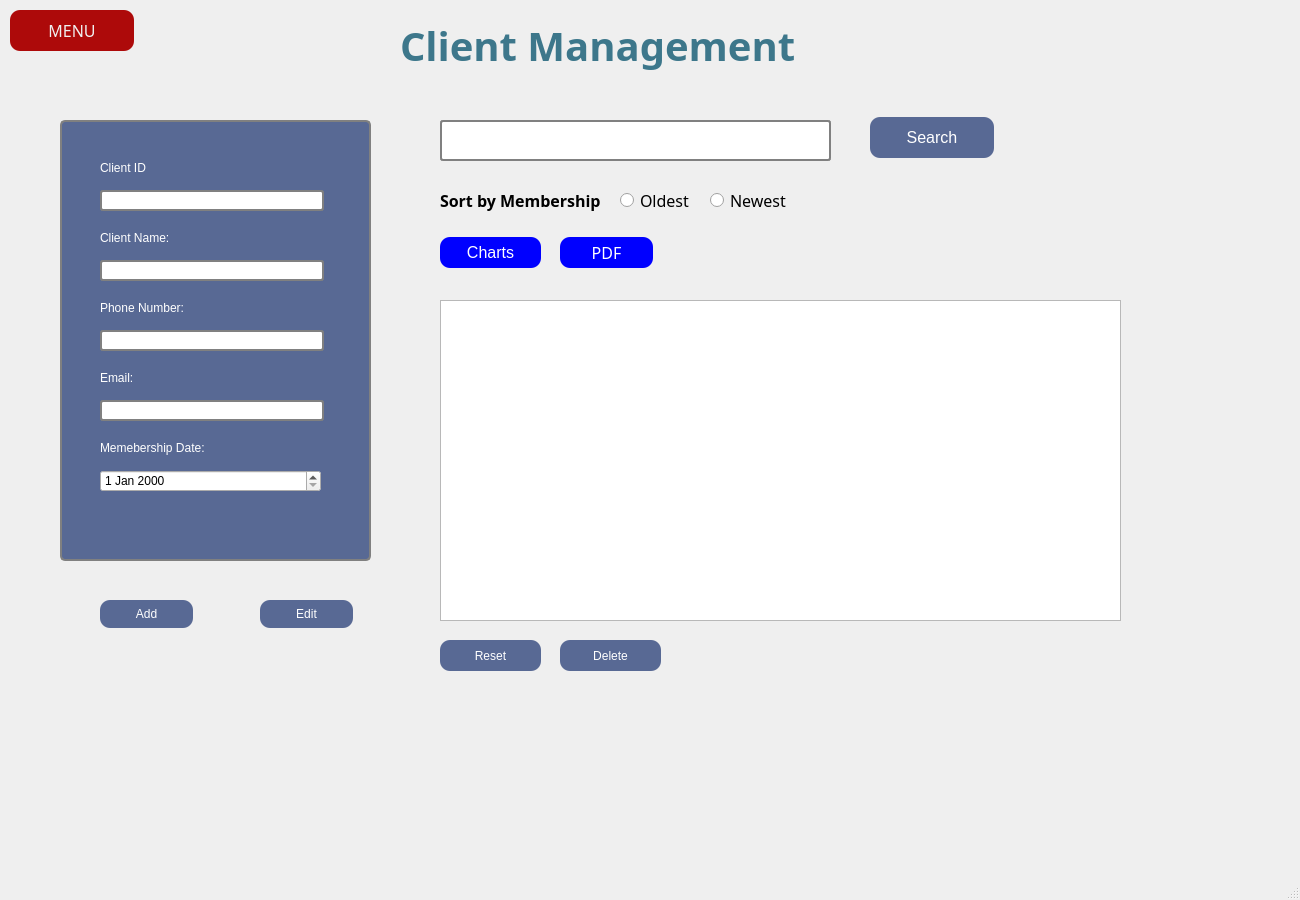
<?xml version="1.0" encoding="UTF-8"?>
<ui version="4.0">
 <class>ClientManagement</class>
 <widget class="QMainWindow" name="ClientManagement">
  <property name="geometry">
   <rect>
    <x>0</x>
    <y>0</y>
    <width>1300</width>
    <height>900</height>
   </rect>
  </property>
  <property name="windowTitle">
   <string>ClientManagement</string>
  </property>
  <widget class="QWidget" name="centralwidget">
   <widget class="QLabel" name="label_8">
    <property name="geometry">
     <rect>
      <x>440</x>
      <y>190</y>
      <width>161</width>
      <height>21</height>
     </rect>
    </property>
    <property name="font">
     <font>
      <family>Gill Sans MT</family>
      <pointsize>12</pointsize>
      <weight>75</weight>
      <bold>true</bold>
     </font>
    </property>
    <property name="text">
     <string>Sort by Membership:</string>
    </property>
   </widget>
   <widget class="QLineEdit" name="client_search">
    <property name="geometry">
     <rect>
      <x>440</x>
      <y>120</y>
      <width>391</width>
      <height>41</height>
     </rect>
    </property>
    <property name="styleSheet">
     <string notr="true">QLineEdit{
    background-color: white;
    color: white;
    border: 1px solid gray;
    padding: 5px 10px;
    border-radius: 3px;
  border: 2px solid gray;
}</string>
    </property>
   </widget>
   <widget class="QPushButton" name="pushButton_8">
    <property name="geometry">
     <rect>
      <x>100</x>
      <y>600</y>
      <width>93</width>
      <height>28</height>
     </rect>
    </property>
    <property name="styleSheet">
     <string notr="true">QPushButton {
	font: 10pt &quot;MS Shell Dlg 2&quot;;
    border-radius: 50%;
background-color:#586994;
color:white;
 border-width: 0px;
  border-radius: 10px;
}</string>
    </property>
    <property name="text">
     <string>Add</string>
    </property>
   </widget>
   <widget class="QPushButton" name="pushButton_6">
    <property name="geometry">
     <rect>
      <x>440</x>
      <y>237</y>
      <width>101</width>
      <height>31</height>
     </rect>
    </property>
    <property name="font">
     <font>
      <family>MS Shell Dlg 2</family>
      <pointsize>12</pointsize>
      <weight>50</weight>
      <italic>false</italic>
      <bold>false</bold>
     </font>
    </property>
    <property name="styleSheet">
     <string notr="true">QPushButton {
    font: 12pt &quot;MS Shell Dlg 2&quot;;
    background-color: blue; 
    color: white;
    border: none;
    border-radius: 10px;
}
</string>
    </property>
    <property name="text">
     <string>Charts</string>
    </property>
   </widget>
   <widget class="QTableView" name="tableView">
    <property name="geometry">
     <rect>
      <x>440</x>
      <y>300</y>
      <width>681</width>
      <height>321</height>
     </rect>
    </property>
   </widget>
   <widget class="QGroupBox" name="groupBox">
    <property name="geometry">
     <rect>
      <x>60</x>
      <y>110</y>
      <width>311</width>
      <height>451</height>
     </rect>
    </property>
    <property name="font">
     <font>
      <family>Gill Sans MT</family>
      <pointsize>18</pointsize>
     </font>
    </property>
    <property name="styleSheet">
     <string notr="true">QGroupBox {
    border: 2px solid gray;
    border-radius: 5px;
    margin-top: 10px;
background-color:#586994;
}

QGroupBox::title {
    subcontrol-origin: margin;
    subcontrol-position: top center;
    padding: 0 3px;
    font: 63 10pt &quot;Segoe UI Semibold&quot;;
    color :black;
}
QLineEdit{
    background-color: white;
    color: white;
    border: 1px solid gray;
    padding: 5px 10px;
    border-radius: 3px;
  border: 2px solid gray;
}
QPushButton:hover {
    background-color: #45a049;
}
</string>
    </property>
    <property name="title">
     <string/>
    </property>
    <widget class="QLabel" name="label">
     <property name="geometry">
      <rect>
       <x>40</x>
       <y>50</y>
       <width>131</width>
       <height>16</height>
      </rect>
     </property>
     <property name="styleSheet">
      <string notr="true">QLabel{
font: 63 12pt &quot;Gill sans MT&quot;;
color :white;
}</string>
     </property>
     <property name="text">
      <string>Client ID</string>
     </property>
    </widget>
    <widget class="QLineEdit" name="client_id">
     <property name="geometry">
      <rect>
       <x>40</x>
       <y>80</y>
       <width>224</width>
       <height>21</height>
      </rect>
     </property>
    </widget>
    <widget class="QLabel" name="label_3">
     <property name="geometry">
      <rect>
       <x>40</x>
       <y>120</y>
       <width>131</width>
       <height>16</height>
      </rect>
     </property>
     <property name="styleSheet">
      <string notr="true">QLabel{
font: 63 12pt &quot;Gill sans MT&quot;;
color :white;
}</string>
     </property>
     <property name="text">
      <string>Client Name:</string>
     </property>
    </widget>
    <widget class="QLineEdit" name="client_name">
     <property name="geometry">
      <rect>
       <x>40</x>
       <y>150</y>
       <width>224</width>
       <height>21</height>
      </rect>
     </property>
    </widget>
    <widget class="QLineEdit" name="client_pn">
     <property name="geometry">
      <rect>
       <x>40</x>
       <y>220</y>
       <width>224</width>
       <height>21</height>
      </rect>
     </property>
     <property name="styleSheet">
      <string notr="true"/>
     </property>
    </widget>
    <widget class="QLabel" name="label_5">
     <property name="geometry">
      <rect>
       <x>40</x>
       <y>260</y>
       <width>131</width>
       <height>16</height>
      </rect>
     </property>
     <property name="styleSheet">
      <string notr="true">QLabel{
font: 63 12pt &quot;Gill sans MT&quot;;
color :white;
}</string>
     </property>
     <property name="text">
      <string>Email:</string>
     </property>
    </widget>
    <widget class="QLabel" name="label_6">
     <property name="geometry">
      <rect>
       <x>40</x>
       <y>190</y>
       <width>111</width>
       <height>16</height>
      </rect>
     </property>
     <property name="styleSheet">
      <string notr="true">QLabel{
font: 63 12pt &quot;Gill sans MT&quot;;
color :white;
}</string>
     </property>
     <property name="text">
      <string>Phone Number:</string>
     </property>
    </widget>
    <widget class="QLabel" name="label_7">
     <property name="geometry">
      <rect>
       <x>40</x>
       <y>330</y>
       <width>141</width>
       <height>16</height>
      </rect>
     </property>
     <property name="styleSheet">
      <string notr="true">QLabel{
font: 63 12pt &quot;Gill sans MT&quot;;
color :white;
}</string>
     </property>
     <property name="text">
      <string>Memebership Date:</string>
     </property>
    </widget>
    <widget class="QLineEdit" name="client_email">
     <property name="geometry">
      <rect>
       <x>40</x>
       <y>290</y>
       <width>224</width>
       <height>21</height>
      </rect>
     </property>
     <property name="styleSheet">
      <string notr="true"/>
     </property>
    </widget>
    <widget class="QDateEdit" name="dateEdit">
     <property name="geometry">
      <rect>
       <x>40</x>
       <y>360</y>
       <width>221</width>
       <height>22</height>
      </rect>
     </property>
    </widget>
   </widget>
   <widget class="QPushButton" name="pushButton_7">
    <property name="geometry">
     <rect>
      <x>560</x>
      <y>237</y>
      <width>93</width>
      <height>31</height>
     </rect>
    </property>
    <property name="font">
     <font>
      <family>Gill sans MT</family>
      <pointsize>12</pointsize>
      <weight>50</weight>
      <italic>false</italic>
      <bold>false</bold>
     </font>
    </property>
    <property name="styleSheet">
     <string notr="true">QPushButton {
    font: 12pt &quot;Gill sans MT&quot;;
    background-color: blue; 
    color: white;
    border: none; 
    border-radius: 10px;
}
</string>
    </property>
    <property name="text">
     <string>PDF</string>
    </property>
   </widget>
   <widget class="QPushButton" name="pushButton_4">
    <property name="geometry">
     <rect>
      <x>870</x>
      <y>117</y>
      <width>124</width>
      <height>41</height>
     </rect>
    </property>
    <property name="font">
     <font>
      <family>MS Shell Dlg 2</family>
      <pointsize>12</pointsize>
      <weight>50</weight>
      <italic>false</italic>
      <bold>false</bold>
     </font>
    </property>
    <property name="styleSheet">
     <string notr="true">QPushButton {
	font: 12pt &quot;MS Shell Dlg 2&quot;;
    border-radius: 50%;
background-color:#586994;
color:white;
 border-width: 0px;
  border-radius: 10px;
}</string>
    </property>
    <property name="text">
     <string>Search</string>
    </property>
   </widget>
   <widget class="QRadioButton" name="radioButton_2">
    <property name="geometry">
     <rect>
      <x>710</x>
      <y>190</y>
      <width>83</width>
      <height>21</height>
     </rect>
    </property>
    <property name="font">
     <font>
      <family>Gill Sans MT</family>
      <pointsize>12</pointsize>
     </font>
    </property>
    <property name="text">
     <string>Newest</string>
    </property>
   </widget>
   <widget class="QPushButton" name="pushButton_10">
    <property name="geometry">
     <rect>
      <x>10</x>
      <y>10</y>
      <width>124</width>
      <height>41</height>
     </rect>
    </property>
    <property name="font">
     <font>
      <family>Gill sans MT 13</family>
      <pointsize>12</pointsize>
      <weight>50</weight>
      <italic>false</italic>
      <bold>false</bold>
     </font>
    </property>
    <property name="styleSheet">
     <string notr="true">QPushButton {
	font: 12pt &quot;Gill sans MT&quot; bold;
    border-radius: 50%;
	background-color: rgb(173, 10, 10);
color:#f0f0f0;
 border-width: 0px;
  border-radius: 10px;
}</string>
    </property>
    <property name="text">
     <string>MENU</string>
    </property>
   </widget>
   <widget class="QPushButton" name="pushButton_5">
    <property name="geometry">
     <rect>
      <x>440</x>
      <y>640</y>
      <width>101</width>
      <height>31</height>
     </rect>
    </property>
    <property name="styleSheet">
     <string notr="true">QPushButton {
	font: 10pt &quot;MS Shell Dlg 2&quot;;
    border-radius: 50%;
background-color:#586994;
color:white;
 border-width: 0px;
  border-radius: 10px;
}</string>
    </property>
    <property name="text">
     <string>Reset</string>
    </property>
   </widget>
   <widget class="QPushButton" name="pushButton_3">
    <property name="geometry">
     <rect>
      <x>560</x>
      <y>640</y>
      <width>101</width>
      <height>31</height>
     </rect>
    </property>
    <property name="styleSheet">
     <string notr="true">QPushButton {
	font: 10pt &quot;MS Shell Dlg 2&quot;;
    border-radius: 50%;
background-color:#586994;
color:white;
 border-width: 0px;
  border-radius: 10px;
}</string>
    </property>
    <property name="text">
     <string>Delete</string>
    </property>
   </widget>
   <widget class="QRadioButton" name="radioButton">
    <property name="geometry">
     <rect>
      <x>620</x>
      <y>190</y>
      <width>83</width>
      <height>21</height>
     </rect>
    </property>
    <property name="font">
     <font>
      <family>Gill Sans MT</family>
      <pointsize>12</pointsize>
     </font>
    </property>
    <property name="text">
     <string>Oldest</string>
    </property>
   </widget>
   <widget class="QPushButton" name="pushButton_9">
    <property name="geometry">
     <rect>
      <x>260</x>
      <y>600</y>
      <width>93</width>
      <height>28</height>
     </rect>
    </property>
    <property name="styleSheet">
     <string notr="true">QPushButton {
	font: 10pt &quot;MS Shell Dlg 2&quot;;
    border-radius: 50%;
background-color:#586994;
color:white;
 border-width: 0px;
  border-radius: 10px;
}</string>
    </property>
    <property name="text">
     <string>Edit</string>
    </property>
   </widget>
   <widget class="QLabel" name="label_2">
    <property name="geometry">
     <rect>
      <x>400</x>
      <y>10</y>
      <width>461</width>
      <height>71</height>
     </rect>
    </property>
    <property name="font">
     <font>
      <family>Glacial Indifference</family>
      <pointsize>30</pointsize>
      <weight>75</weight>
      <bold>true</bold>
     </font>
    </property>
    <property name="styleSheet">
     <string notr="true">color: rgb(61, 119, 139);</string>
    </property>
    <property name="text">
     <string>Client Management</string>
    </property>
   </widget>
  </widget>
  <widget class="QMenuBar" name="menubar">
   <property name="geometry">
    <rect>
     <x>0</x>
     <y>0</y>
     <width>1300</width>
     <height>22</height>
    </rect>
   </property>
  </widget>
  <widget class="QStatusBar" name="statusbar"/>
 </widget>
 <resources/>
 <connections/>
</ui>
